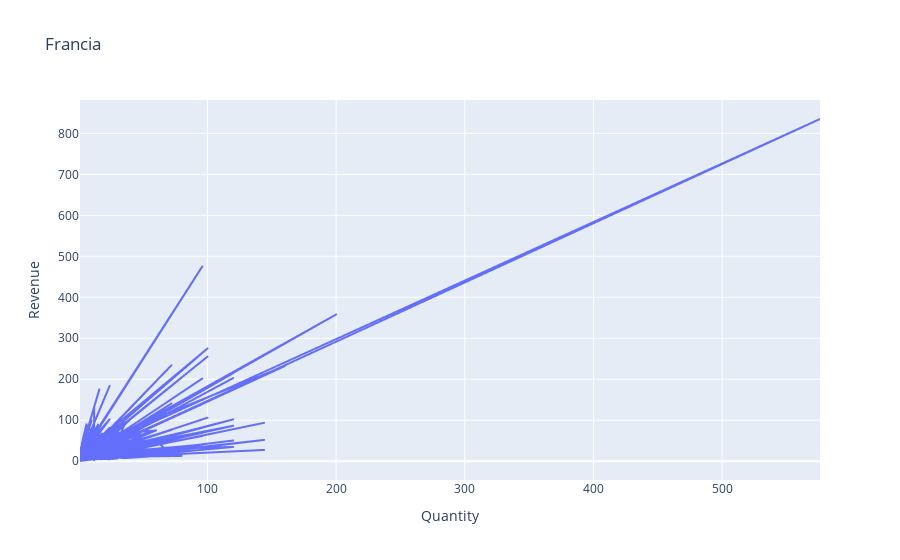

This figure's notebook cell:
### Code cell
import plotly.express as px

fig = px.line(francia, x="Quantity", y="Revenue", title='Francia')
fig.show()

### Figure 1 — Plotly figure (JSON) as saved in the notebook; plotly's stock layout.template omitted (floating-point values rounded to 4 significant figures; data arrays with more than 128 entries replaced by an {"elided": "..."} marker saying what was removed)
{"data": [{"hovertemplate": "Quantity=%{x}<br>Revenue=%{y}<extra></extra>", "legendgroup": "", "line": {"color": "#636efa", "dash": "solid"}, "marker": {"symbol": "circle"}, "mode": "lines", "name": "", "showlegend": false, "type": "scattergl", "x": {"elided": "2454 int values"}, "xaxis": "x", "y": {"elided": "2454 float values"}, "yaxis": "y"}], "layout": {"legend": {"tracegroupgap": 0}, "title": {"text": "Francia"}, "xaxis": {"anchor": "y", "domain": [0, 1], "title": {"text": "Quantity"}}, "yaxis": {"anchor": "x", "domain": [0, 1], "title": {"text": "Revenue"}}}}
